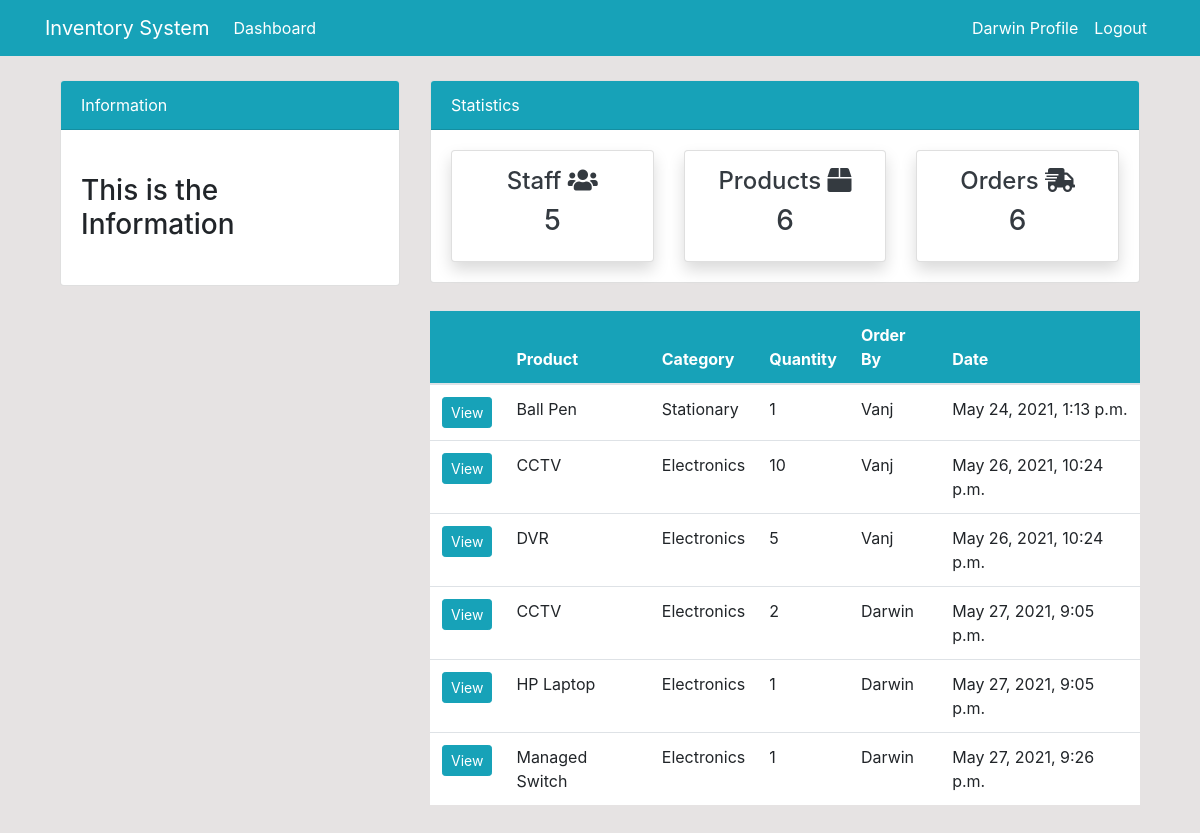
Page /order/ (signed in) on the committed database.
### dashboard/models.py (models this page shows, shortened)
class Order(models.Model):
    product = models.ForeignKey(Product, null=True, on_delete=models.CASCADE)
    staff = models.ForeignKey(User, models.CASCADE, null=True)
    order_qty = models.PositiveIntegerField(null=True)
    date = models.DateTimeField(auto_now_add=True)

class Product(models.Model):
    name = models.CharField(max_length=100, null=True)
    category = models.CharField(max_length=20, choices=CATEGORY, null=True)
    quantity = models.PositiveIntegerField(null=True)
    def __str__(self):
        return self.name

### dashboard/views.py (the view)
# urls.py: path('order/', views.order, name='dashboard-order'),
@login_required(login_url='user-login')
def order(request):
    orders = Order.objects.all()
    orders_count = orders.count()
    workers_count = User.objects.all().count()
    items_count = Product.objects.all().count()
    context = {'orders': orders,
               'workers_count': workers_count,
               'orders_count': orders_count,
               'items_count': items_count
               }
    return render(request, 'dashboard/order.html', context)

### templates/dashboard/order.html
{% extends 'partials/base.html' %}
{% block content %}
    {% include 'partials/topnav.html' %}
<div class="container">
  <div class="row my-4">
    <div class="col-md-4"></div>
    <div class="col-md-8">
      <table class='table bg-white'>
        <thead class='bg-info'>
          <tr class='text-white'>
            <th scope='col'></th>
            <th scope='col'>Product</th>
            <th scope='col'>Category</th>
            <th scope='col'>Quantity</th>
            <th scope='col'>Order By</th>
            <th scope='col'>Date</th>
          </tr>
        </thead>
        <tbody>
          {% for order in orders %}
          <tr>
            <th scope='row'><a href="#" class='btn btn-info btn-sm'>View</a></th>
            <td>{{ order.product }}</td>
            <td>{{ order.product.category }}</td>
            <td>{{ order.order_qty }}</td>
            <td>{{ order.staff.username }}</td>
            <td>{{ order.date }}</td>
          </tr>
          {% endfor %}
        </tbody>
      </table>
    </div>
  </div>
</div>
{% endblock content %}

### templates/partials/nav.html (shortened to what this page needs)
<nav class="navbar navbar-expand-lg navbar-info bg-info">
  {% if user.is_authenticated %}
    <div class="container">
        <a class="navbar-brand text-white" href="{% url 'dashboard-index' %}">Inventory System</a>
        <div class="collapse navbar-collapse" id="navbarSupportedContent">
            <ul class="navbar-nav mr-auto">
                <li class="nav-item active">
                    <a class="nav-link text-white" href="{% url 'dashboard-index' %}">Dashboard <span class="sr-only">(current)</span></a>
                </li>
            </ul>
            <ul class="navbar-nav ml-auto">
                <li class="nav-item active">
                    <a class="nav-link text-white" href="{% url 'user-profile' %}">{{ user.username }} Profile
                        <span class="sr-only">(current)</span></a>
                </li>
                <li class="nav-item">
                    <a class="nav-link text-white" href="{% url 'user-logout' %}">Logout</a>
                </li>
            </ul>
            {% endif %}
        </div>
    </div>
</nav>

### static/css/style.css (style rules this page uses)
body { background: rgb(230, 227, 227); }

### rows in the picture
Order: product "Ball Pen", product.category "Stationary", order_qty "1", staff.username "Vanj", date "May 24, 2021, 1:13 p.m."
Order: product "CCTV", product.category "Electronics", order_qty "10", staff.username "Vanj", date "May 26, 2021, 10:24 p.m."
Order: product "DVR", product.category "Electronics", order_qty "5", staff.username "Vanj", date "May 26, 2021, 10:24 p.m."
Order: product "CCTV", product.category "Electronics", order_qty "2", staff.username "Darwin", date "May 27, 2021, 9:05 p.m."
Order: product "HP Laptop", product.category "Electronics", order_qty "1", staff.username "Darwin", date "May 27, 2021, 9:05 p.m."
Order: product "Managed Switch", product.category "Electronics", order_qty "1", staff.username "Darwin", date "May 27, 2021, 9:26 p.m."

### other values in the picture
{{ user.username }} "Darwin"
{{ workers_count }} "5"
{{ items_count }} "6"
{{ orders_count }} "6"
